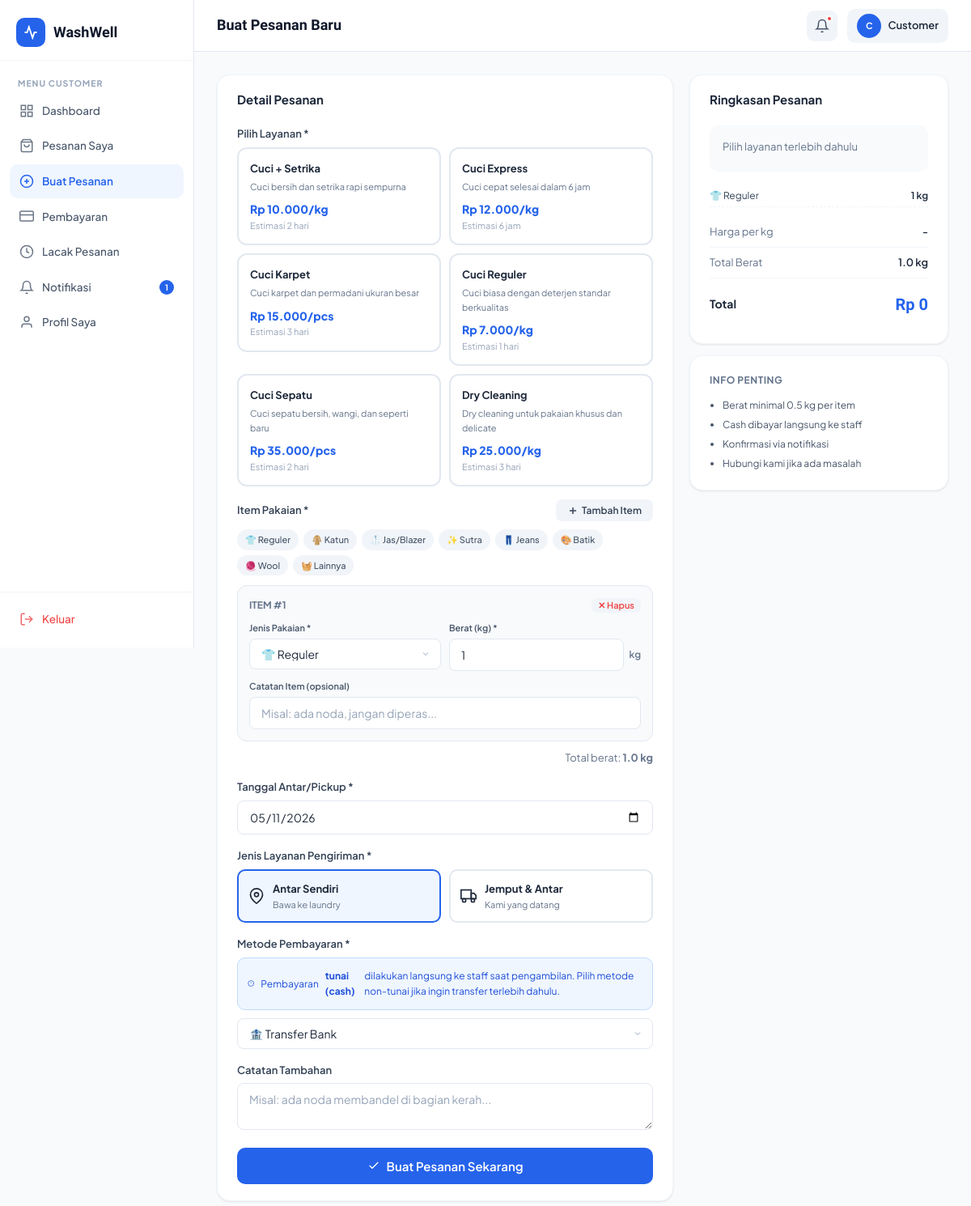
Screenshot of /customer/new_order.php (signed in) with the database file from the repository.
### tables this page shows
CREATE TABLE IF NOT EXISTS users (
    id INT AUTO_INCREMENT PRIMARY KEY,
    name VARCHAR(100) NOT NULL,
    email VARCHAR(150) UNIQUE NOT NULL,
    password VARCHAR(255) NOT NULL,
    phone VARCHAR(20),
    address TEXT,
    role ENUM('customer','admin') DEFAULT 'customer',
    created_at TIMESTAMP DEFAULT CURRENT_TIMESTAMP,
    updated_at TIMESTAMP DEFAULT CURRENT_TIMESTAMP ON UPDATE CURRENT_TIMESTAMP
);

CREATE TABLE IF NOT EXISTS services (
    id INT AUTO_INCREMENT PRIMARY KEY,
    name VARCHAR(100) NOT NULL,
    description TEXT,
    price_per_kg DECIMAL(10,2) NOT NULL,
    unit_type ENUM('kg','item') DEFAULT 'kg',
    requires_cloth_type TINYINT(1) DEFAULT 0,
    duration_hours INT DEFAULT 24,
    is_active TINYINT(1) DEFAULT 1,
    created_at TIMESTAMP DEFAULT CURRENT_TIMESTAMP
);

### includes/auth.php (called while the page is built, shortened)
<?php
require_once __DIR__ . '/config.php';
function getCurrentUser() {
    $db = getDB();
    $id = (int)$_SESSION['user_id'];
    $res = $db->query("SELECT * FROM users WHERE id=$id LIMIT 1");
    return $res ? $res->fetch_assoc() : null;
}
function getUnreadNotifs($userId) {
    $db = getDB();
    $uid = (int)$userId;
    $res = $db->query("SELECT COUNT(*) as cnt FROM notifications WHERE user_id=$uid AND is_read=0");
    return $res ? (int)$res->fetch_assoc()['cnt'] : 0;
}
?>

### includes/config.php (called while the page is built, shortened)
<?php
function formatRupiah($amount) {
    return 'Rp ' . number_format($amount, 0, ',', '.');
}
?>

### customer/new_order.php (the view, shortened to what this page needs)
<?php
require_once '../includes/auth.php';
$db = getDB();
$user = getCurrentUser();
$clothTypes = [
    ['id'=>'reguler','label'=>'Reguler','icon'=>'👕','desc'=>'Kaos, kemeja biasa'],
    ['id'=>'katun','label'=>'Katun','icon'=>'🧥','desc'=>'Bahan katun halus'],
    ['id'=>'jas','label'=>'Jas/Blazer','icon'=>'🥼','desc'=>'Jas, blazer, coat'],
    ['id'=>'sutra','label'=>'Sutra','icon'=>'✨','desc'=>'Bahan sutra & silk'],
    ['id'=>'jeans','label'=>'Jeans','icon'=>'👖','desc'=>'Celana & jaket jeans'],
    ['id'=>'batik','label'=>'Batik','icon'=>'🎨','desc'=>'Batik & kain motif'],
    ['id'=>'wool','label'=>'Wool','icon'=>'🧶','desc'=>'Sweater & bahan wool'],
    ['id'=>'lainnya','label'=>'Lainnya','icon'=>'🧺','desc'=>'Jenis pakaian lain'],
];
$services = $db->query("SELECT * FROM services WHERE is_active=1 ORDER BY name");
?>
<!DOCTYPE html>
<html lang="id">
<head>
<link rel="stylesheet" href="../assets/css/style.css">
</head>
<body>
<div class="app-layout">
    <?php require_once('../customer/sidebar.php'); ?>
    <div class="main-content">
        <header class="topbar">
            <div class="topbar-left">
                <div class="topbar-title">Buat Pesanan Baru</div>
            </div>
            <div class="topbar-right">
                <a href="notifications.php" class="notif-btn" style="position:relative;display:flex;align-items:center;justify-content:center;width:38px;height:38px;border-radius:9px;background:var(--gray-100);">
                    <svg width="18" height="18" viewBox="0 0 24 24" fill="none" stroke="currentColor" stroke-width="2"><path d="M18 8A6 6 0 0 0 6 8c0 7-3 9-3 9h18s-3-2-3-9"/><path d="M13.73 21a2 2 0 0 1-3.46 0"/></svg>
                    <?php if ($notifCount > 0): ?><span style="position:absolute;top:6px;right:6px;width:8px;height:8px;border-radius:50%;background:#EF4444;border:2px solid white;"></span><?php endif; ?>
                </a>
                <a href="profile.php" style="display:flex;align-items:center;gap:8px;padding:6px 12px;border-radius:10px;background:var(--gray-100);">
                    <div class="avatar avatar-sm"><?= strtoupper(substr($user['name'],0,1)) ?></div>
                    <span style="font-size:13px;font-weight:600"><?= htmlspecialchars(explode(' ',$user['name'])[0]) ?></span>
                </a>
            </div>
        </header>
        <main class="page-content">
            <div style="display:grid;grid-template-columns:1fr 320px;gap:20px;align-items:start;">
                <div class="card">
                    <div class="card-header"><span class="card-title">Detail Pesanan</span></div>
                    <div class="card-body">
                        <form method="POST" id="orderForm">
                            <div class="form-group">
                                <label class="form-label">Pilih Layanan *</label>
                                <div id="serviceCards" style="display:grid;grid-template-columns:repeat(auto-fill,minmax(200px,1fr));gap:10px;">
                                <?php $services->data_seek(0); while($s = $services->fetch_assoc()): ?>
                                <label class="service-option" data-id="<?= $s['id'] ?>" data-price="<?= $s['price_per_kg'] ?>" data-duration="<?= $s['duration_hours'] ?>" data-unit="<?= $s['unit_type'] ?? 'kg' ?>">
                                    <div class="service-card-inner">
                                        <div style="font-weight:700;font-size:13px;color:var(--gray-800);margin-bottom:3px;"><?= htmlspecialchars($s['name']) ?></div>
                                        <div style="font-size:11px;color:var(--gray-500);margin-bottom:8px;"><?= htmlspecialchars($s['description']) ?></div>
                                        <div style="font-size:14px;font-weight:800;color:var(--primary);"><?= formatRupiah($s['price_per_kg']) ?>/<?= ($s['unit_type'] ?? 'kg') === 'item' ? 'pcs' : 'kg' ?></div>
                                        <div style="font-size:11px;color:var(--gray-400);">Estimasi <?= $s['duration_hours'] >= 24 ? ($s['duration_hours']/24) . ' hari' : $s['duration_hours'] . ' jam' ?></div>
                                    </div>
                                </label>
                                <?php endwhile; ?>
                                </div>
                            </div>
                            <div class="form-group">
                                <div style="display:flex;justify-content:space-between;align-items:center;margin-bottom:10px;">
                                    <label class="form-label" style="margin:0;">Item Pakaian *</label>
                                    <button type="button" class="btn btn-ghost btn-sm" onclick="addItem()" style="font-size:12px;gap:4px;">
                                        <svg width="14" height="14" viewBox="0 0 24 24" fill="none" stroke="currentColor" stroke-width="2.5"><line x1="12" y1="5" x2="12" y2="19"/><line x1="5" y1="12" x2="19" y2="12"/></svg>
                                        Tambah Item
                                    </button>
                                </div>
                                <div id="clothTypeRef" style="display:flex;flex-wrap:wrap;gap:6px;margin-bottom:12px;">
                                    <?php foreach($clothTypes as $ct): ?>
                                    <span style="background:var(--gray-100);padding:4px 10px;border-radius:20px;font-size:11px;font-weight:500;color:var(--gray-600);"><?= $ct['icon'].' '.$ct['label'] ?></span>
                                    <?php endforeach; ?>
                                </div>
                                <div id="itemList" style="display:flex;flex-direction:column;gap:10px;">
                                </div>
                                <div id="totalWeightInfo" style="margin-top:10px;text-align:right;font-size:13px;color:var(--gray-500);">Total berat: <strong id="totalWeightText">0 kg</strong></div>
                            </div>
                            <div class="form-group">
                                <label class="form-label">Tanggal Antar/Pickup *</label>
                                <input type="date" name="pickup_date" id="pickupDateInput" class="form-control" min="<?= date('Y-m-d') ?>" value="<?= date('Y-m-d') ?>" required onchange="updateEstimasi()">
                            </div>
                            <div class="form-group">
                                <label class="form-label">Jenis Layanan Pengiriman *</label>
                                <div style="display:grid;grid-template-columns:1fr 1fr;gap:10px;">
                                    <label class="delivery-option active" id="opt-pickup">
                                        <div class="delivery-inner">
                                            <svg width="20" height="20" viewBox="0 0 24 24" fill="none" stroke="currentColor" stroke-width="2"><path d="M21 10c0 7-9 13-9 13s-9-6-9-13a9 9 0 0 1 18 0z"/><circle cx="12" cy="10" r="3"/></svg>
                                            <div>
                                                <div style="font-weight:700;font-size:13px;">Antar Sendiri</div>
                                                <div style="font-size:11px;color:var(--gray-500);">Bawa ke laundry</div>
                                            </div>
                                        </div>
                                    </label>
                                    <label class="delivery-option" id="opt-delivery">
                                        <div class="delivery-inner">
                                            <svg width="20" height="20" viewBox="0 0 24 24" fill="none" stroke="currentColor" stroke-width="2"><rect x="1" y="3" width="15" height="13"/><polygon points="16 8 20 8 23 11 23 16 16 16 16 8"/><circle cx="5.5" cy="18.5" r="2.5"/><circle cx="18.5" cy="18.5" r="2.5"/></svg>
                                            <div>
                                                <div style="font-weight:700;font-size:13px;">Jemput & Antar</div>
                                                <div style="font-size:11px;color:var(--gray-500);">Kami yang datang</div>
                                            </div>
                                        </div>
                                    </label>
                                </div>
                            </div>
                            <div class="form-group">
                                <label class="form-label">Metode Pembayaran *</label>
                                <div style="background:#EFF6FF;border:1.5px solid #BFDBFE;border-radius:10px;padding:12px;margin-bottom:10px;font-size:12px;color:#1D4ED8;display:flex;align-items:center;gap:8px;">
                                    <svg width="14" height="14" viewBox="0 0 24 24" fill="none" stroke="currentColor" stroke-width="2"><circle cx="12" cy="12" r="10"/><line x1="12" y1="8" x2="12" y2="12"/><line x1="12" y1="16" x2="12.01" y2="16"/></svg>
                                    Pembayaran <strong>tunai (cash)</strong> dilakukan langsung ke staff saat pengambilan. Pilih metode non-tunai jika ingin transfer terlebih dahulu.
                                </div>
                                <select name="payment_method" id="paymentSelect" class="form-control form-select" required>
                                    <option value="transfer">🏦 Transfer Bank</option>
                                </select>
                            </div>
                            <div class="form-group">
                                <label class="form-label">Catatan Tambahan</label>
                                <textarea name="notes" class="form-control" rows="2" placeholder="Misal: ada noda membandel di bagian kerah..."></textarea>
                            </div>
                            <button type="submit" class="btn btn-primary btn-full btn-lg">
                                <svg width="16" height="16" viewBox="0 0 24 24" fill="none" stroke="currentColor" stroke-width="2"><polyline points="20 6 9 17 4 12"/></svg>
                                Buat Pesanan Sekarang
                            </button>
                        </form>
                    </div>
                </div>
                <div style="position:sticky;top:90px;">
                    <div class="card">
                        <div class="card-header"><span class="card-title">Ringkasan Pesanan</span></div>
                        <div class="card-body">
                            <div style="background:var(--gray-50);border-radius:10px;padding:16px;margin-bottom:16px;">
                                <div id="summaryService" style="font-size:13px;color:var(--gray-500);margin-bottom:4px;">Pilih layanan terlebih dahulu</div>
                            </div>
                            <div id="itemSummaryList" style="margin-bottom:12px;display:flex;flex-direction:column;gap:5px;"></div>
                            <div style="display:flex;justify-content:space-between;align-items:center;padding:8px 0;border-bottom:1px solid var(--gray-100);">
                                <span style="font-size:13px;color:var(--gray-500);">Harga per kg</span>
                                <span id="pricePerKg" style="font-size:13px;font-weight:600;">-</span>
                            </div>
                            <div style="display:flex;justify-content:space-between;align-items:center;padding:8px 0;border-bottom:1px solid var(--gray-100);">
                                <span style="font-size:13px;color:var(--gray-500);">Total Berat</span>
                                <span id="weightDisplay" style="font-size:13px;font-weight:600;">0 kg</span>
                            </div>
                            <div style="display:flex;justify-content:space-between;align-items:center;padding:12px 0;margin-top:4px;">
                                <span style="font-size:14px;font-weight:700;">Total</span>
                                <span id="totalDisplay" style="font-size:20px;font-weight:800;font-family:'Sora',sans-serif;color:var(--primary);">Rp 0</span>
                            </div>
                        </div>
                    </div>
                    <div class="card" style="margin-top:14px;">
                        <div class="card-body">
                            <div style="font-size:12px;font-weight:700;text-transform:uppercase;letter-spacing:0.5px;color:var(--gray-500);margin-bottom:10px;">Info Penting</div>
                            <ul style="font-size:12px;color:var(--gray-600);line-height:2;padding-left:16px;">
                                <li>Berat minimal 0.5 kg per item</li>
                                <li>Cash dibayar langsung ke staff</li>
                                <li>Konfirmasi via notifikasi</li>
                                <li>Hubungi kami jika ada masalah</li>
                            </ul>
                        </div>
                    </div>
                </div>
            </div>
        </main>
    </div>
</div>
<template id="itemTemplate">
    <div class="item-row" style="background:var(--gray-50);border:1.5px solid var(--gray-200);border-radius:12px;padding:14px;">
        <div style="display:flex;justify-content:space-between;align-items:center;margin-bottom:10px;">
            <span style="font-size:12px;font-weight:700;color:var(--gray-500);">ITEM #<span class="item-num">1</span></span>
            <button type="button" onclick="removeItem(this)" class="btn btn-ghost btn-sm" style="font-size:11px;color:#EF4444;padding:2px 8px;">✕ Hapus</button>
        </div>
        <div style="display:grid;grid-template-columns:1fr 1fr;gap:10px;margin-bottom:10px;">
            <div class="cloth-type-field">
                <label style="font-size:11px;font-weight:600;color:var(--gray-600);margin-bottom:4px;display:block;">Jenis Pakaian *</label>
                <select name="item_type[]" class="form-control form-select item-type-sel" required onchange="updateSummary()">
                    <?php foreach($clothTypes as $ct): ?>
                    <option value="<?= $ct['id'] ?>"><?= $ct['icon'].' '.$ct['label'] ?></option>
                    <?php endforeach; ?>
                </select>
            </div>
            <div>
                <label style="font-size:11px;font-weight:600;color:var(--gray-600);margin-bottom:4px;display:block;" class="weight-label">Berat (kg) *</label>
                <div style="display:flex;align-items:center;gap:6px;">
                    <input type="number" name="item_weight[]" class="form-control item-weight-inp" min="0.5" max="50" step="0.5" value="1" required oninput="updateSummary()">
                    <span class="weight-unit-label" style="font-size:12px;font-weight:600;color:var(--gray-500);white-space:nowrap;">kg</span>
                </div>
            </div>
        </div>
        <div>
            <label style="font-size:11px;font-weight:600;color:var(--gray-600);margin-bottom:4px;display:block;">Catatan Item (opsional)</label>
            <input type="text" name="item_note[]" class="form-control" placeholder="Misal: ada noda, jangan diperas...">
        </div>
    </div>
</template>
</body>
</html>

### rows the page displays
users: name "C", name "Customer"
services: name "Cuci + Setrika", description "Cuci bersih dan setrika rapi sempurna", price_per_kg "Rp 10.000", unit_type "kg", $s['duration_hours']/24 "2"
services: name "Cuci Express", description "Cuci cepat selesai dalam 6 jam", price_per_kg "Rp 12.000", unit_type "kg", duration_hours "6"
services: name "Cuci Karpet", description "Cuci karpet dan permadani ukuran besar", price_per_kg "Rp 15.000", unit_type "pcs", $s['duration_hours']/24 "3"
services: name "Cuci Reguler", description "Cuci biasa dengan deterjen standar berkualitas", price_per_kg "Rp 7.000", unit_type "kg", $s['duration_hours']/24 "1"
services: name "Cuci Sepatu", description "Cuci sepatu bersih, wangi, dan seperti baru", price_per_kg "Rp 35.000", unit_type "pcs", $s['duration_hours']/24 "2"
services: name "Dry Cleaning", description "Dry cleaning untuk pakaian khusus dan delicate", price_per_kg "Rp 25.000", unit_type "kg", $s['duration_hours']/24 "3"

### other values shown
$item['label'] "Dashboard"
$item['label'] "Pesanan Saya"
$item['label'] "Buat Pesanan"
$item['label'] "Pembayaran"
$item['label'] "Lacak Pesanan"
$item['label'] "Notifikasi"
$notifCount "1"
$item['label'] "Profil Saya"
$ct['icon'] "👕"
$ct['label'] "Reguler"
$ct['icon'] "🧥"
$ct['label'] "Katun"
$ct['icon'] "🥼"
$ct['label'] "Jas/Blazer"
$ct['icon'] "✨"
